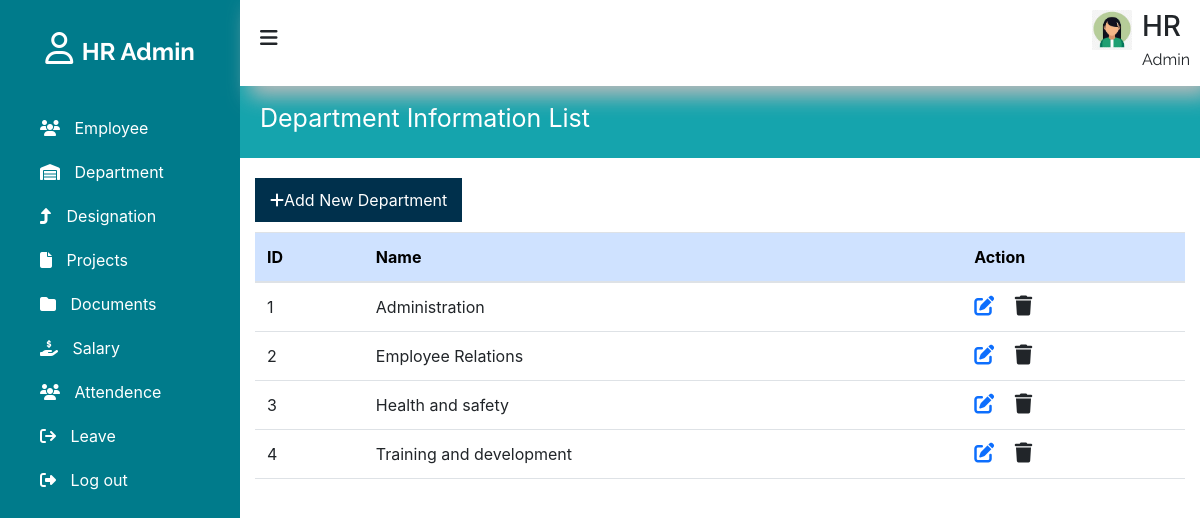
The page /departments.php on the database its author committed.
### tables this page shows
CREATE TABLE `department` (
  `id` int(100) NOT NULL,
  `name` varchar(255) NOT NULL
);

### departments.php (the view, shortened to what this page needs)
<?php
include "include/db_connection.php";
?>
<!DOCTYPE html>
<html lang="en">
<head>
  <link href="https://cdn.jsdelivr.net/npm/bootstrap@5.2.3/dist/css/bootstrap.min.css" rel="stylesheet"
>
    <link rel="stylesheet" href="https://cdnjs.cloudflare.com/ajax/libs/font-awesome/6.5.1/css/all.min.css"/>
    <link type="text/css" rel="stylesheet" href="style.css"/>
</head>
<body>
      <?php include ('sidebar.php'); ?>
      <section id="main-content">
         <?php include ('header.php'); ?>
         <div class="main_contect_body">
                  <div class= "department_tiltle" >
                      Department Information List
                    </div>
            <div class="container">
              <a class="add_department" href="add_department.php" class="btn btn-primary mb-3"><i class="fa-solid fa-plus"></i>Add New Department</a>
              <table style="text-align: center;" class="table table-hover text-center">
                <thead class="table-primary">
                  <tr>
                    <th scope="col">ID</th>
                    <th scope="col">Name</th>
                    <th scope="col">Action</th>
                  </tr>
                </thead>
                <tbody>
                    <?php
                    $no = 1;
                    $sql = "SELECT * FROM `department`";
                    $result = mysqli_query($conn, $sql);
                    while ($row = mysqli_fetch_assoc($result)) {
                      ?>
                    <tr>
                      <td>
                        <?php echo $no; ?>
                      </td>
                      <td>
                        <?php echo $row["name"] ?>
                      </td>
                      <td>
                        <a href="edit_department.php?id=<?php echo $row["id"] ?>" class="link-primary"><i
                            class="fa-solid fa-pen-to-square fs-5 me-3"></i></a>
                        <a href="#" class="link-dark"><i class="fa-solid fa-trash fs-5" data-bs-toggle="modal" data-bs-target="#deleteConfirmModal"></i></a>
                      </td>
                    </tr>
                      <?php
                      $no++;
                      }
                      ?>
                </tbody>
              </table>
            </div>
         </div>
      </section>
</body>
<?php include ('footer.php'); ?>

### style.css (style rules this page uses)
a { text-decoration: none; }
body { font-size: 14px; }
* { margin: 0; padding: 0; box-sizing: border-box; list-style-type: none; text-decoration: none; }
.container { max-width: 1330px; margin: 0 auto; padding-left: 15px; padding-right: 15px; }
section#main-content { width: 80%; float: right; }
.add_department { padding: 10px 15px; display: inline-block; margin-top: 10px; margin-bottom: 10px; background-color: #00304c; color:white; }
.table-primary { background-color: blue; }
.main_contect_body { margin: 80px 0px 0px 0px; }
.department_tiltle { padding: 20px 5px 20px 20px; background-color: #15a4ad; color: #fff; font-size: 25px; margin-bottom: 10px; }
table th { text-align: left; }
table td { padding: 20px 0px 0px 0px; text-align: left; }

### rows shown on the page
department: name "Administration"
department: name "Employee Relations"
department: name "Health and safety"
department: name "Training and development"
